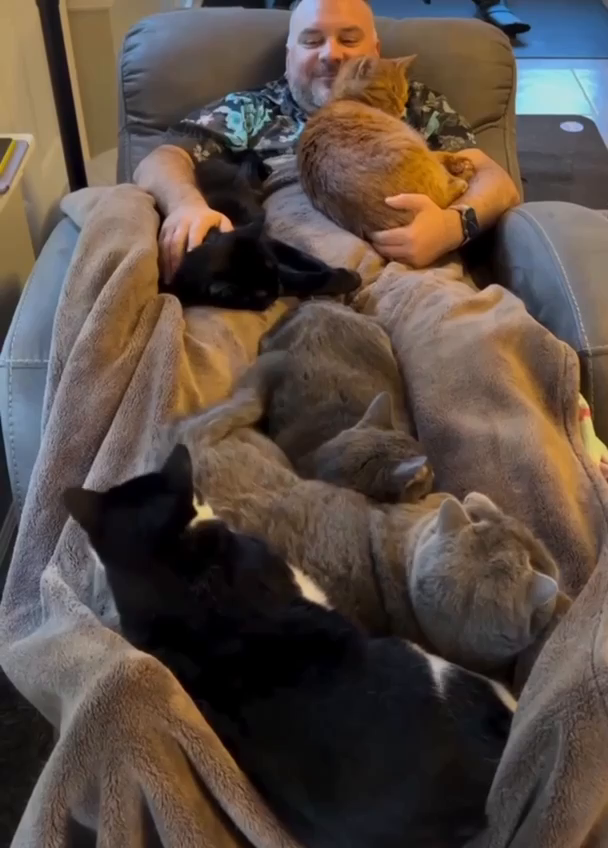
#> input picture frame 29 of cats.MP4, 608 x 848 px, given in place of the camera
$ python 'detect mobement harder.py'
#> lines starting #> are read from the running program, lines starting #| are printed output that depends on the picture
import numpy as np
import cv2 as cv

# rectangles - список с прямоугольниками
# depth - расстояние между прямоугольниками в пикселях при котором считается, что они имеют общую площадь, по умолчанию = 0
def unite_rectangles(rectangles, depth = 0):

    # тут лежат объединенные прямоугольники
    unite = []
    for  (x, y, w, h) in rectangles:
        change = False
        for i, (_x, _y, _w, _h) in enumerate(unite):
            # используем координаты уже имеющегося прямоугольника как начало координат
            x_m = x - _x
            y_m = y - _y

            # если левая верхняя точка или правая нижняя нового прямоугольника внутри имеющегося
            if (0 < x_m < _w + depth and 0 < y_m < _h + depth) or (0 < x_m + w < _w + depth and 0 < y_m + h < _h + depth):

                # берем максимально возможный прямоугольник из двух
                change = True
                new_x = _x if _x < x else x
                new_y = _y if _y < y else y
                if _x + _w > x + w:
                    new_w = _x + _w - new_x
                else:
                    new_w = x + w - new_x

                if _y + _h > y + h:
                    new_h = _y + _h - new_y
                else:
                    new_h = y + h - new_y
                unite[i] = new_x, new_y, new_w, new_h
                break

        # если не было изменений, то добавляем в список
        if not change:
            unite.append([x, y, w, h])
    return unite

def detect_movement(depth = 0, recording = False):
#> called with depth = 0, recording = True
    cap = cv.VideoCapture(0)

    if not cap.isOpened():
        print('Камера недоступна')
        return


    if recording:
        fourcc = cv.VideoWriter_fourcc(*'XVID')
        fps = 20.0
        width = int(cap.get(cv.CAP_PROP_FRAME_WIDTH))
        height = int(cap.get(cv.CAP_PROP_FRAME_HEIGHT))

        out = cv.VideoWriter('output.avi', fourcc, fps, (width, height))

    ret, frame = cap.read()
#> frame is the input picture: shape (848, 608, 3); mean B, G, R 68.2, 76.5, 90.3

    bg_sub = cv.createBackgroundSubtractorMOG2(
            history=500, varThreshold=16, detectShadows=True
        )
    kernel = np.ones((3,3),np.uint8)


    while cap.isOpened():
        ret, frame = cap.read()
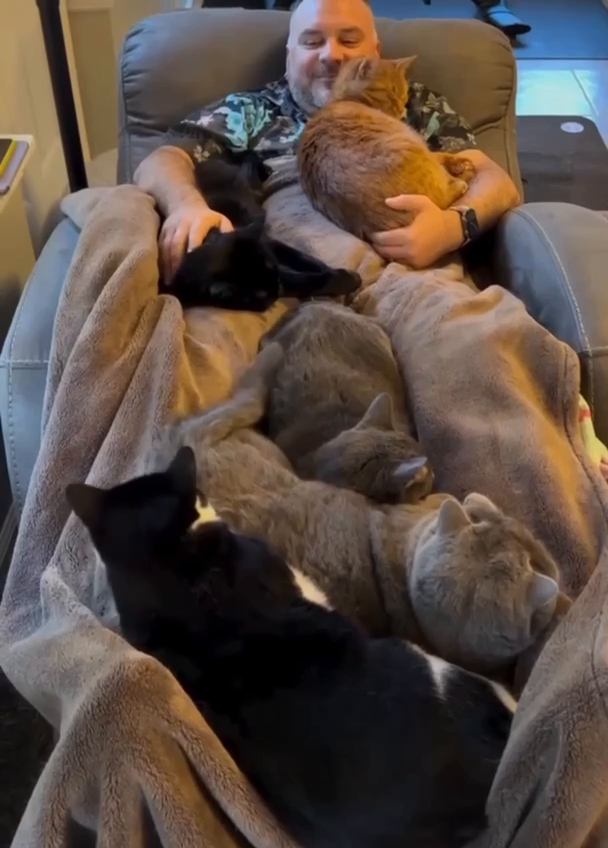
#> input picture frame 30 of cats.MP4, 608 x 848 px, given in place of the camera
#> frame is the input picture: shape (848, 608, 3); mean B, G, R 68.7, 76.7, 90.7
        frame = cv.resize(frame, (640, 480))
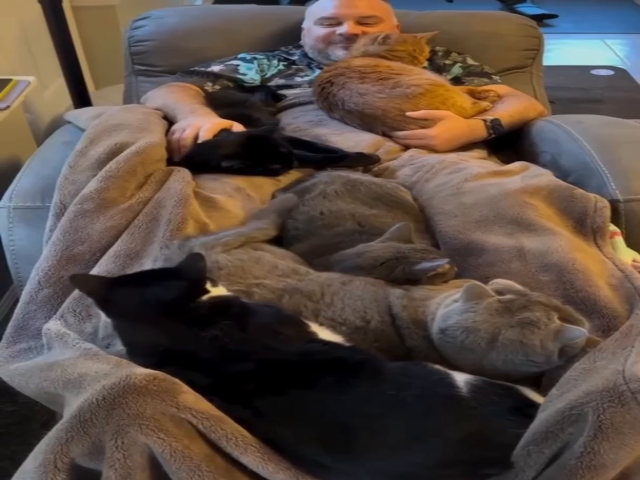
#> frame: shape (480, 640, 3); mean B, G, R 68.6, 76.6, 90.6

        if not ret:
            break
        if cv.waitKey(1) & 0xFF == ord('q'):
#> (key q is pressed here)
            break

        fg_mask = bg_sub.apply(frame)
        ret,fg_mask_thresh = cv.threshold(fg_mask,180,255,cv.THRESH_BINARY)

        fg_mask_thresh1 = cv.morphologyEx(fg_mask_thresh, cv.MORPH_OPEN, kernel)
        fg_mask_thresh = cv.morphologyEx(fg_mask_thresh1, cv.MORPH_CLOSE, kernel)

        contours, _ = cv.findContours(fg_mask_thresh, cv.RETR_TREE, cv.CHAIN_APPROX_SIMPLE)
        rectangles = []

        for i, cnt in enumerate(contours):
            if cv.contourArea(cnt) < 500:  continue
            (x, y, w, h) = cv.boundingRect(cnt)
            rectangles.append([x, y, w, h])

        #Объединение прямоугольников в группы
        rectangles = unite_rectangles(rectangles, depth)
        for  (x, y, w, h) in rectangles:
            cv.rectangle(frame, (x, y), (x + w, y + h), (0, 255, 0), 2)
            cv.putText(frame, "Movement", (x, y-10),
                       cv.FONT_HERSHEY_SIMPLEX, 0.5, (0, 255, 0), 2)


        cv.imshow('frame', frame)

        if recording:
            out.write(frame)
    cap.release()
    if recording:
            out.release()

    cv.destroyAllWindows()


if __name__ == "__main__":

    detect_movement(recording=True)
    '''
    test_rectangles=[[1,2,5,6],
                     [4,3,5,8],
                     [20,20,2,2]]
    print(f'Итоговые прямоугольники {unite_rectangles(test_rectangles)}')
    '''

$ run again, starting later in the video
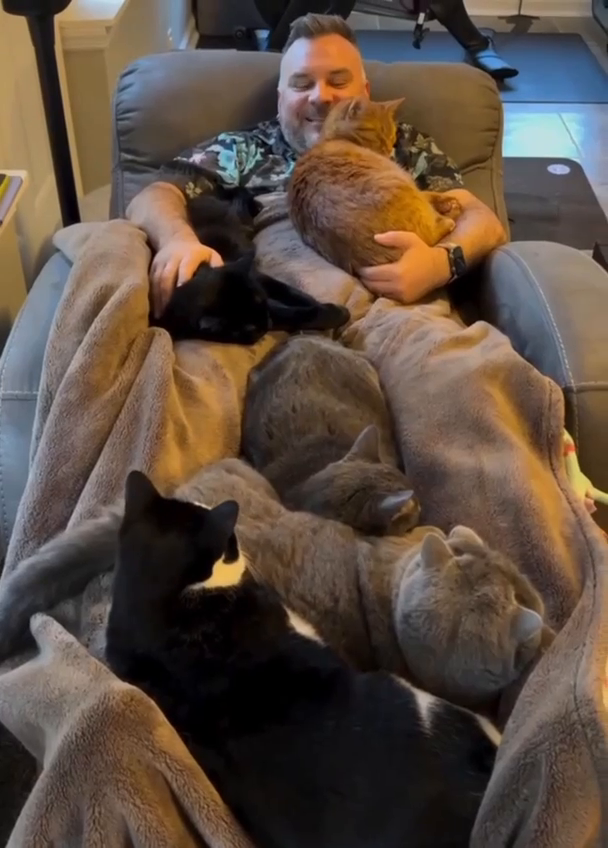
#> input picture frame 132 of cats.MP4, 608 x 848 px, given in place of the camera
#> in detect_movement, frame is the input picture: shape (848, 608, 3); mean B, G, R 65.6, 77.1, 92.7
#> in detect_movement, `frame = cv.resize(frame, (640, 480))`:
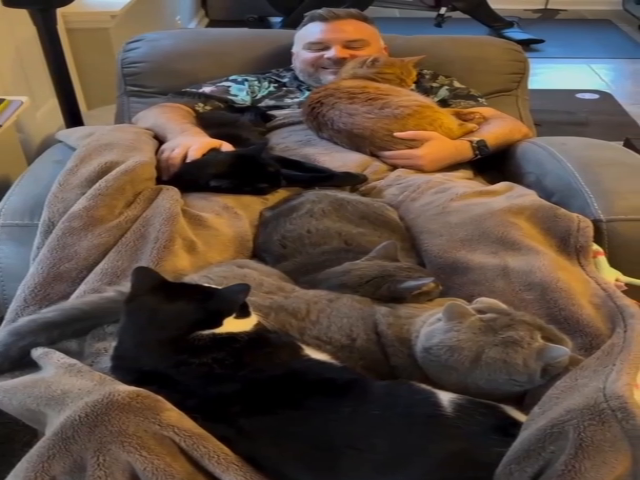
#> frame: shape (480, 640, 3); mean B, G, R 65.9, 77.1, 93

$ run again, starting later in the video
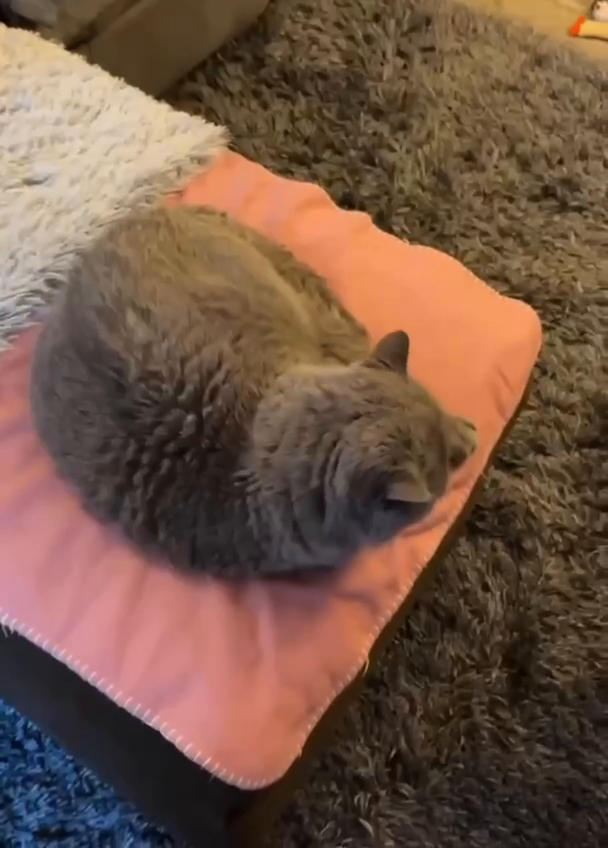
#> input picture frame 236 of cats.MP4, 608 x 848 px, given in place of the camera
#> in detect_movement, frame is the input picture: shape (848, 608, 3); mean B, G, R 69.5, 86.3, 115.6
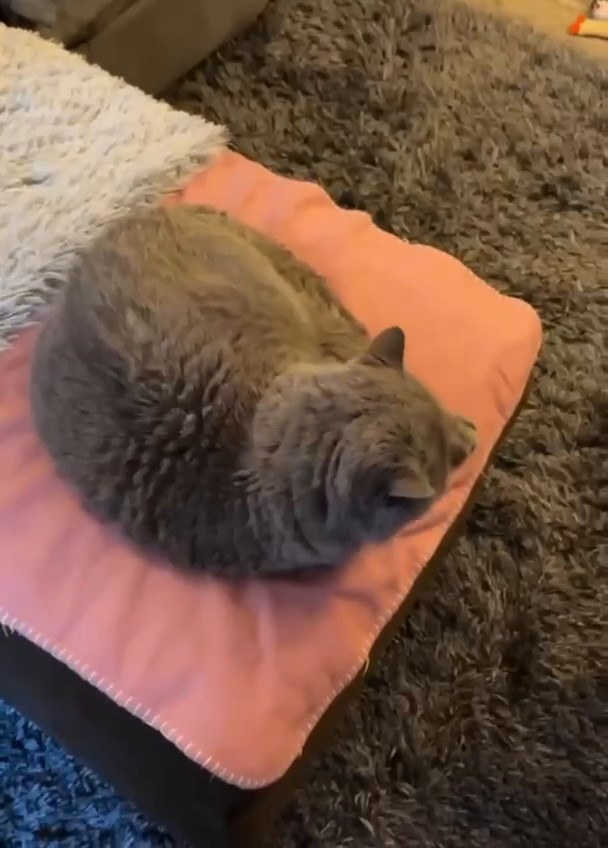
#> input picture frame 237 of cats.MP4, 608 x 848 px, given in place of the camera
#> in detect_movement, frame is the input picture: shape (848, 608, 3); mean B, G, R 69.4, 86.1, 115.2
#> in detect_movement, `frame = cv.resize(frame, (640, 480))`:
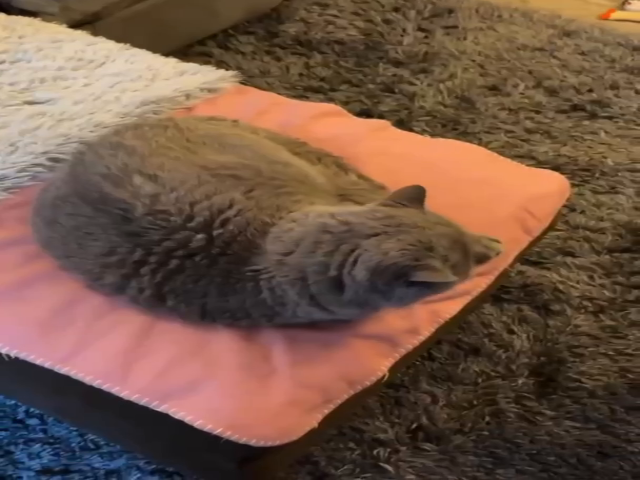
#> frame: shape (480, 640, 3); mean B, G, R 69.2, 86, 115.1
